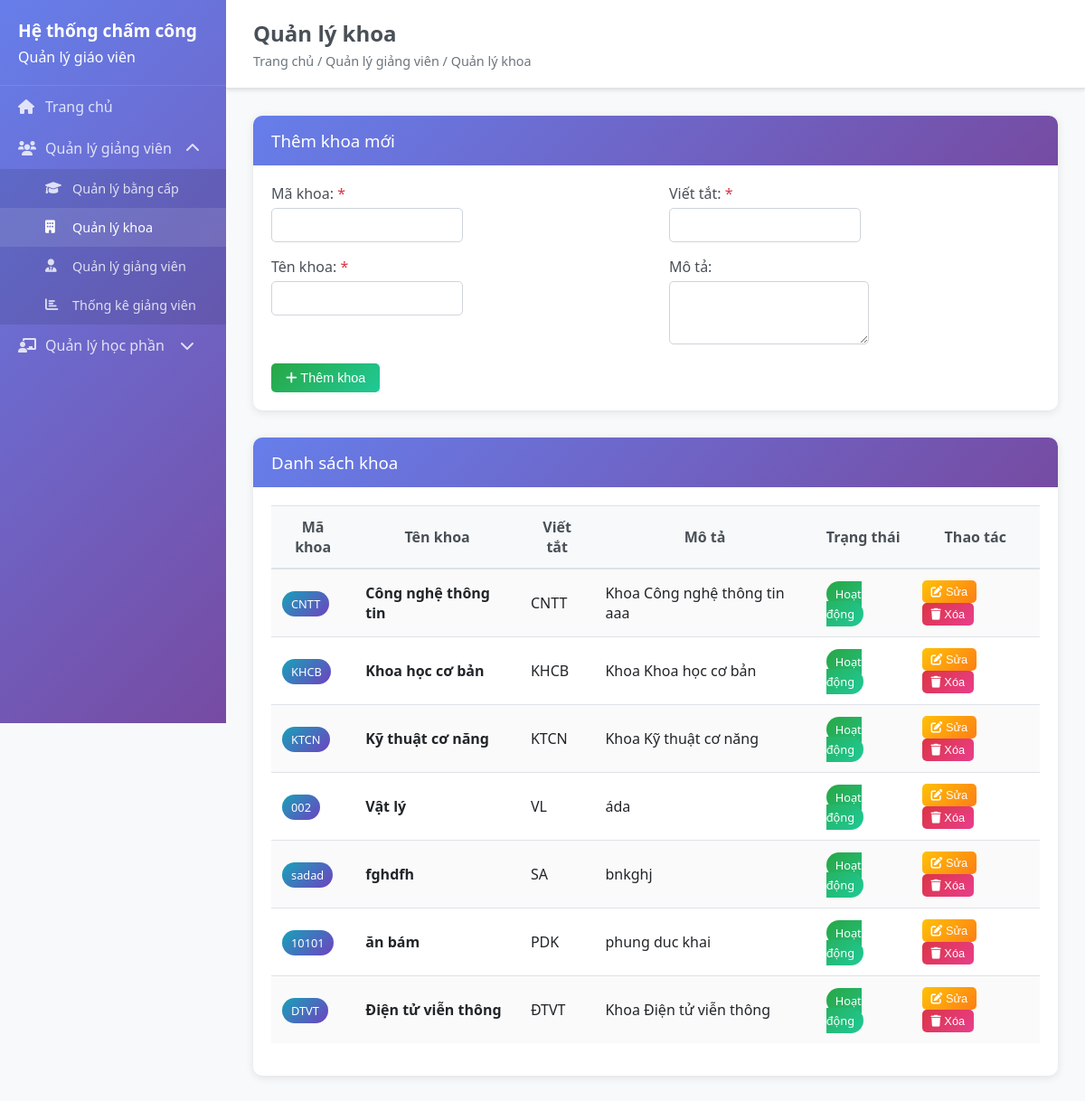
/departments, run on an earlier commit of the app's database.
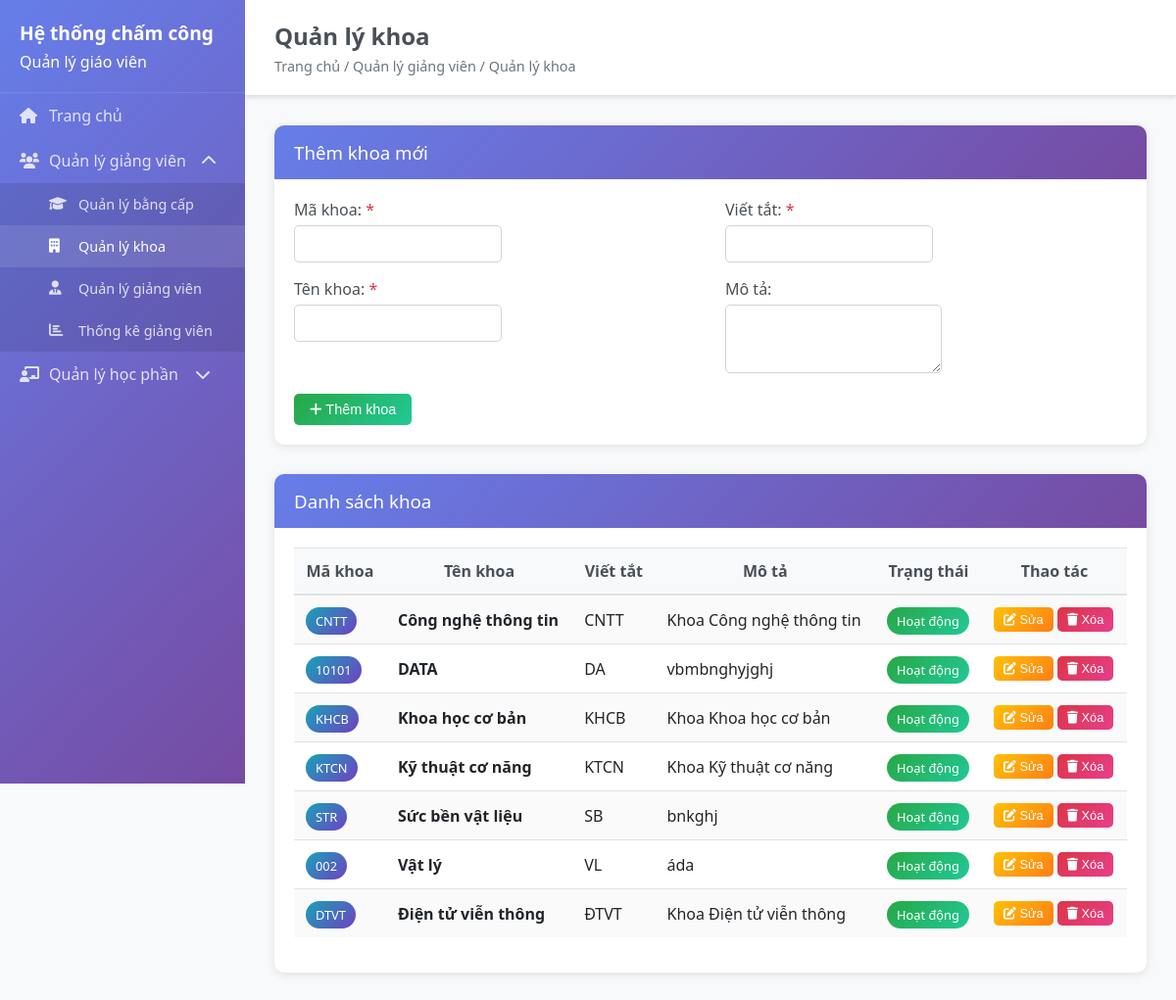
And on a later commit of the database.
### backend/models/Department.py (models this page shows, shortened)
class Department(BaseModel):
    __tablename__ = 'departments'
    code = db.Column(db.String(20), nullable=False, unique=True)
    name = db.Column(db.String(100), nullable=False, unique=True)
    abbreviation = db.Column(db.String(20), nullable=False)
    description = db.Column(db.Text, nullable=True)
    is_active = db.Column(db.Boolean, default=True)

### backend/app.py (the view)
@app.route('/departments')
def departments():
    try:
        if 'Department' in globals():
            departments_list = Department.query.filter_by(is_active=True).order_by(Department.name).all()
        else:
            departments_list = []
        return render_template('departments.html', departments=departments_list)
    except Exception as e:
        print(f"Error in departments route: {e}")
        return render_template('departments.html', departments=[])

### frontend/templates/departments.html (shortened to what this page needs)
{% extends "base.html" %}
{% block page_title %}Quản lý khoa{% endblock %}
{% block breadcrumb %}Trang chủ / Quản lý giảng viên / Quản lý khoa{% endblock %}
{% block content %}
<div class="card">
    <div class="card-header">
        <h3>Thêm khoa mới</h3>
    </div>
    <div class="card-body">
        <form id="department-form">
            <div class="row">
                <div class="col-md-6">
                    <div class="form-group">
                        <label for="department-code">Mã khoa: <span class="text-danger">*</span></label>
                        <input type="text" id="department-code" name="code" class="form-control" required>
                    </div>
                    <div class="form-group">
                        <label for="department-name">Tên khoa: <span class="text-danger">*</span></label>
                        <input type="text" id="department-name" name="name" class="form-control" required>
                    </div>
                </div>
                <div class="col-md-6">
                    <div class="form-group">
                        <label for="department-abbreviation">Viết tắt: <span class="text-danger">*</span></label>
                        <input type="text" id="department-abbreviation" name="abbreviation" class="form-control" required>
                    </div>
                    <div class="form-group">
                        <label for="department-description">Mô tả:</label>
                        <textarea id="department-description" name="description" class="form-control" rows="3"></textarea>
                    </div>
                </div>
            </div>
            <button type="submit" class="btn btn-success" id="submit-btn">
                <i class="fas fa-plus"></i> Thêm khoa
            </button>
        </form>
    </div>
</div>
<div class="card">
    <div class="card-header">
        <h3>Danh sách khoa</h3>
    </div>
    <div class="card-body">
        <div class="table-responsive">
            <table class="table table-striped" id="departments-table">
                <thead>
                    <tr>
                        <th>Mã khoa</th>
                        <th>Tên khoa</th>
                        <th>Viết tắt</th>
                        <th>Mô tả</th>
                        <th>Trạng thái</th>
                        <th>Thao tác</th>
                    </tr>
                </thead>
                <tbody>
                    {% for department in departments %}
                    <tr>
                        <td><span class="badge badge-info">{{ department.code }}</span></td>
                        <td><strong>{{ department.name }}</strong></td>
                        <td>{{ department.abbreviation }}</td>
                        <td>{{ department.description or '-' }}</td>
                        <td>
                            <span class="badge badge-{{ 'success' if department.is_active else 'secondary' }}">
                                {{ 'Hoạt động' if department.is_active else 'Ngưng' }}
                            </span>
                        </td>
                        <td>
                            <button class="btn btn-warning btn-sm" onclick="editDepartment('{{ department.id }}')">
                                <i class="fas fa-edit"></i> Sửa
                            </button>
                            <button class="btn btn-danger btn-sm" onclick="deleteDepartment('{{ department.id }}')">
                                <i class="fas fa-trash"></i> Xóa
                            </button>
                        </td>
                    </tr>
                    {% else %}
                    <tr>
                        <td colspan="6" class="text-center">Chưa có khoa nào</td>
                    </tr>
                    {% endfor %}
                </tbody>
            </table>
        </div>
    </div>
</div>
{% endblock %}

What changed in the data, as far as the page shows it:
changed Department "Công nghệ thông tin": description "Khoa Công nghệ thông tin aaa" → "Khoa Công nghệ thông tin"
changed Department: name "ăn bám" → "DATA"; abbreviation "PDK" → "DA"; description "phung duc khai" → "vbmbnghyjghj"; moves up the list
changed Department "bnkghj": code "sadad" → "STR"; name "fghdfh" → "Sức bền vật liệu"; abbreviation "SA" → "SB"; moves down the list
